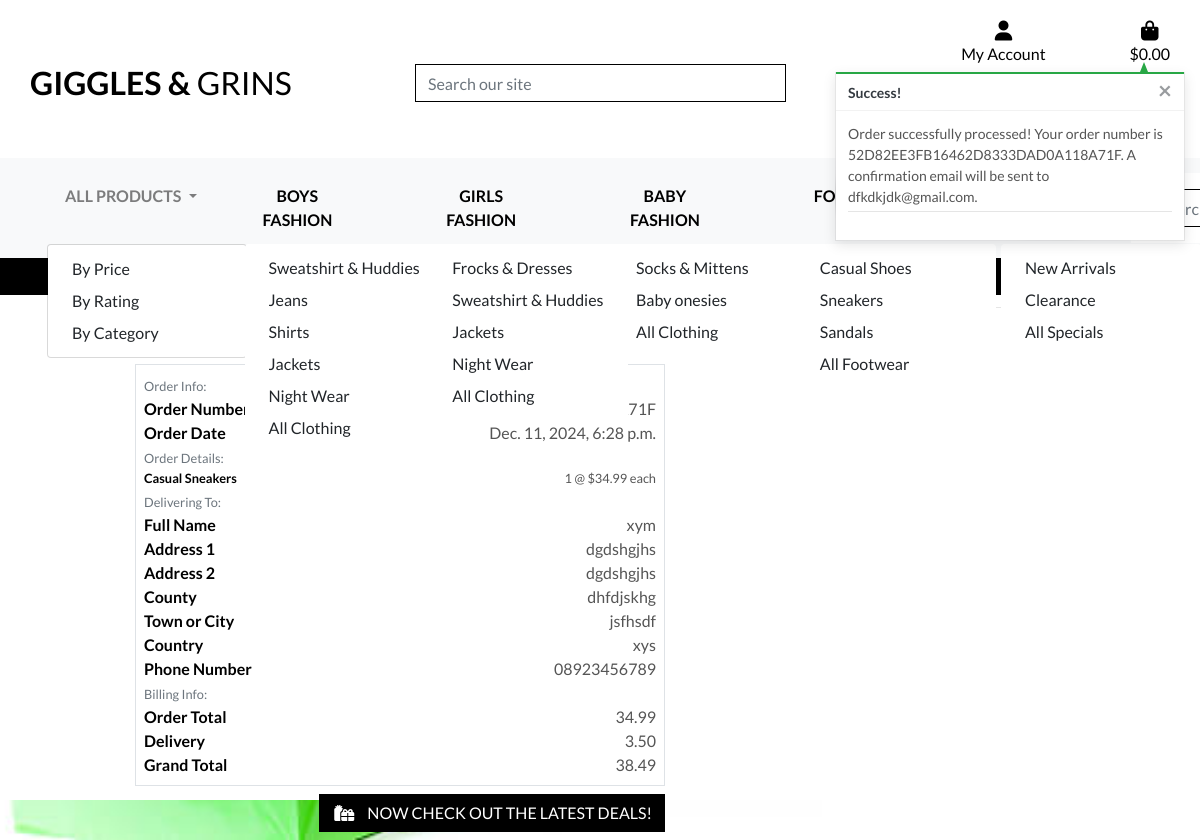
Page /checkout/checkout_success/52D82EE3FB16462D8333DAD0A118A71F on the committed database.
### checkout/models.py (models this page shows, shortened)
class Order(models.Model):
    order_number = models.CharField(max_length=32, null=False, editable=False)
    user_profile = models.ForeignKey(UserProfile, on_delete=models.SET_NULL,
                                     null=True, blank=True, related_name='orders')
    full_name = models.CharField(max_length=50, null=False, blank=False)
    email = models.EmailField(max_length=254, null=False, blank=False)
    phone_number = models.CharField(max_length=20, null=False, blank=False)
    country = CountryField(blank_label='(Select country)', null=False, blank=False)
    postcode = models.CharField(max_length=20, null=True, blank=True)
    town_or_city = models.CharField(max_length=40, null=False, blank=False)
    street_address1 = models.CharField(max_length=80, null=False, blank=False)
    street_address2 = models.CharField(max_length=80, null=True, blank=True)
    county = models.CharField(max_length=80, null=True, blank=True)
    date = models.DateTimeField(auto_now_add=True)
    delivery_cost = models.DecimalField(max_digits=6, decimal_places=2, null=False, default=0)
    order_total = models.DecimalField(max_digits=10, decimal_places=2, null=False, default=0)
    grand_total = models.DecimalField(max_digits=10, decimal_places=2, null=False, default=0)
    original_bag = models.TextField(null=False, blank=False, default='')
    stripe_pid = models.CharField(max_length=254, null=False, blank=False, default='')

class OrderLineItem(models.Model):
    order = models.ForeignKey(Order, null=False, blank=False, on_delete=models.CASCADE, related_name='lineitems')
    product = models.ForeignKey(Product, null=False, blank=False, on_delete=models.CASCADE)
    product_size = models.CharField(max_length=2, null=True, blank=True)
    quantity = models.IntegerField(null=False, blank=False, default=0)
    lineitem_total = models.DecimalField(max_digits=6, decimal_places=2, null=False, blank=False, editable=False)

### products/models.py (models this page shows, shortened)
class Product(models.Model):
    category = models.ForeignKey('Category', null=True, blank=True, on_delete=models.SET_NULL)
    subcategory = models.ForeignKey('Subcategory', null=True, blank=True, on_delete=models.SET_NULL, related_name="products")
    sku = models.CharField(max_length=254, null=True, blank=True)
    name = models.CharField(max_length=254)
    description = models.TextField()
    has_sizes = models.BooleanField(default=False, null=True, blank=True)
    price = models.DecimalField(max_digits=6, decimal_places=2)
    rating = models.DecimalField(max_digits=6, decimal_places=2, null=True, blank=True)
    image_url = models.URLField(max_length=1024, null=True, blank=True)
    image = models.ImageField(upload_to='product_images/', blank=True, null=True)
    has_sizes = models.BooleanField(default=True)

### checkout/views.py (the view)
# urls.py: path('checkout_success/<order_number>', views.checkout_success, name='checkout_success'),
def checkout_success(request, order_number):
    save_info = request.session.get('save_info')
    order = get_object_or_404(Order, order_number=order_number)
    messages.success(request, f'Order successfully processed! \
        Your order number is {order_number}. A confirmation \
        email will be sent to {order.email}.')
    if 'bag' in request.session:
        del request.session['bag']
    template = 'checkout/checkout_success.html'
    context = {
        'order': order,
    }
    return render(request, template, context)

### bag/contexts.py (called while the page is built, shortened)
def bag_contents(request):
    bag_items = []
    total = 0
    product_count = 0
    bag = request.session.get('bag', {})
    if total < settings.FREE_DELIVERY_THRESHOLD:
        delivery = total * Decimal(settings.STANDARD_DELIVERY_PERCENTAGE / 100)
        free_delivery_delta = settings.FREE_DELIVERY_THRESHOLD - total
    else:
        delivery = 0
        free_delivery_delta = 0
    grand_total = delivery + total
    context = {
        'bag_items': bag_items,
        'total': total,
        'product_count': product_count,
        'delivery': delivery,
        'free_delivery_delta': free_delivery_delta,
        'free_delivery_threshold': settings.FREE_DELIVERY_THRESHOLD,
        'grand_total': grand_total,
    }
    return context

### products/context_processors.py (called while the page is built)
def categories_with_subcategories(request):
    categories = Category.objects.prefetch_related("subcategories").all()
    return {"categories_with_subcategories": categories}

### checkout/templates/checkout/checkout_success.html (shortened to what this page needs)
{% extends "base.html" %}
{% load static %}
{% block extra_css %}
    <link rel="stylesheet" href="{% static 'checkout/css/checkout.css' %}">
{% endblock %}
{% block page_header %}
    <div class="container header-container">
    </div>
{% endblock %}
{% block content %}
    <div class="container">
        <div class="row">
            <div class="col">
                <h2 class="logo-font mb-4">Thank You</h2>
                <p class="text-black">Your order information is below. A confirmation email will be sent to <strong>{{ order.email }}</strong>.</p>
            </div>
        </div>
        <div class="row">
            <div class="col-12 col-lg-7">
                <div class="order-confirmation-wrapper p-2 border">
                    <div class="row">
                        <div class="col">
                            <small class="text-muted">Order Info:</small>
                        </div>
                    </div>
                    <div class="row">
                        <div class="col-12 col-md-4">
                            <p class="mb-0 text-black font-weight-bold">Order Number</p>
                        </div>
                        <div class="col-12 col-md-8 text-md-right">
                            <p class="mb-0">{{ order.order_number }}</p>
                        </div>
                    </div>
                    <div class="row">
                        <div class="col-12 col-md-4">
                            <p class="mb-0 text-black font-weight-bold">Order Date</p>
                        </div>
                        <div class="col-12 col-md-8 text-md-right">
                            <p class="mb-0">{{ order.date }}</p>
                        </div>
                    </div>
                    <div class="row">
                        <div class="col">
                            <small class="text-muted">Order Details:</small>
                        </div>
                    </div>
                    {% for item in order.lineitems.all %}
                    <div class="row">
                        <div class="col-12 col-md-4">
                            <p class="small mb-0 text-black font-weight-bold">
                                {{ item.product.name }}{% if item.product_size %} - Size {{ item.product.size|upper }}{% endif %}
                            </p>
                        </div>
                        <div class="col-12 col-md-8 text-md-right">
                            <p class="small mb-0">{{ item.quantity }} @ ${{ item.product.price }} each</p>
                        </div>
                    </div>
                    {% endfor %}
                    <div class="row">
                        <div class="col">
                            <small class="text-muted">Delivering To:</small>
                        </div>
                    </div>
                    <div class="row">
                        <div class="col-12 col-md-4">
                            <p class="mb-0 text-black font-weight-bold">Full Name</p>
                        </div>
                        <div class="col-12 col-md-8 text-md-right">
                            <p class="mb-0">{{ order.full_name }}</p>
                        </div>
                    </div>
                    <div class="row">
                        <div class="col-12 col-md-4">
                            <p class="mb-0 text-black font-weight-bold">Address 1</p>
                        </div>
                        <div class="col-12 col-md-8 text-md-right">
                            <p class="mb-0">{{ order.street_address1 }}</p>
                        </div>
                    </div>
                    {% if order.street_address2 %}
                    <div class="row">
                        <div class="col-12 col-md-4">
                            <p class="mb-0 text-black font-weight-bold">Address 2</p>
                        </div>
                        <div class="col-12 col-md-8 text-md-right">
                            <p class="mb-0">{{ order.street_address1 }}</p>
                        </div>
                    </div>
                    {% endif %}
                    {% if order.county %}
                    <div class="row">
                        <div class="col-12 col-md-4">
                            <p class="mb-0 text-black font-weight-bold">County</p>
                        </div>
                        <div class="col-12 col-md-8 text-md-right">
                            <p class="mb-0">{{ order.county }}</p>
                        </div>
                    </div>
                    {% endif %}
                    <div class="row">
                        <div class="col-12 col-md-4">
                            <p class="mb-0 text-black font-weight-bold">Town or City</p>
                        </div>
                        <div class="col-12 col-md-8 text-md-right">
                            <p class="mb-0">{{ order.town_or_city }}</p>
                        </div>
                    </div>
                    <div class="row">
                        <div class="col-12 col-md-4">
                            <p class="mb-0 text-black font-weight-bold">Country</p>
                        </div>
                        <div class="col-12 col-md-8 text-md-right">
                            <p class="mb-0">{{ order.country }}</p>
                        </div>
                    </div>
                    <div class="row">
                        <div class="col-12 col-md-4">
                            <p class="mb-0 text-black font-weight-bold">Phone Number</p>
                        </div>
                        <div class="col-12 col-md-8 text-md-right">
                            <p class="mb-0">{{ order.phone_number }}</p>
                        </div>
                    </div>
                    <div class="row">
                        <div class="col">
                            <small class="text-muted">Billing Info:</small>
                        </div>
                    </div>
                    <div class="row">
                        <div class="col-12 col-md-4">
                            <p class="mb-0 text-black font-weight-bold">Order Total</p>
                        </div>
                        <div class="col-12 col-md-8 text-md-right">
                            <p class="mb-0">{{ order.order_total }}</p>
                        </div>
                    </div>
                    <div class="row">
                        <div class="col-12 col-md-4">
                            <p class="mb-0 text-black font-weight-bold">Delivery</p>
                        </div>
                        <div class="col-12 col-md-8 text-md-right">
                            <p class="mb-0">{{ order.delivery_cost }}</p>
                        </div>
                    </div>
                    <div class="row">
                        <div class="col-12 col-md-4">
                            <p class="mb-0 text-black font-weight-bold">Grand Total</p>
                        </div>
                        <div class="col-12 col-md-8 text-md-right">
                            <p class="mb-0">{{ order.grand_total }}</p>
                        </div>
                    </div>
                </div>
            </div>
        </div>
        <div class="row">
			<div class="col-12 col-lg-7 text-right">
				<a href="{% url 'products' %}?category=new_arrivals,deals,clearance" class="btn btn-black rounded-0 my-2">
					<span class="icon mr-2">
						<i class="fas fa-gifts"></i>
					</span>
					<span class="text-uppercase">Now check out the latest deals!</span>
				</a>
			</div>
		</div>
    </div>
{% endblock %}

### static/css/base.css (style rules this page uses)
html { height: 100%; margin: 0; padding: 0; }
body { background: url('/media/istockphoto-184346035-612x612.jpg') no-repeat center center fixed; background-size: cover; background-color: #ADD8E6; color: #555; font-family: 'Lato'; height: 100vh; }
.container { margin-top: 20px; }
.icon { align-items: center; display: inline-flex; justify-content: center; height: 1.5rem; width: 1.5rem; }
.logo-font { text-transform: uppercase; text-align:center; }
h2.logo-font { margin-top:1.5rem ; text-align:center; }
.btn-black { background: black; color: white; }
.text-black { color: #000 !important; }
@media (min-width: 1200px) { .container { max-width: 80%; } }
@media (min-width: 992px) { .header-container { padding-top: 164px; } }

### rows in the picture
Order: date "Dec. 11, 2024, 6:28 p.m.", full_name "xym", street_address1 "dgdshgjhs", county "dhfdjskhg", town_or_city "jsfhsdf", country "xys", phone_number "08923456789", order_total "34.99", delivery_cost "3.50", grand_total "38.49"
OrderLineItem: product.name "Casual Sneakers", quantity "1", product.price "34.99"

### other values in the picture
{{ message }} "Order successfully processed! Your order number is 52D82EE3FB16462D8333DAD0A118A71F. A confirmation email will be sent to dfkdkjdk@gmail.com."
